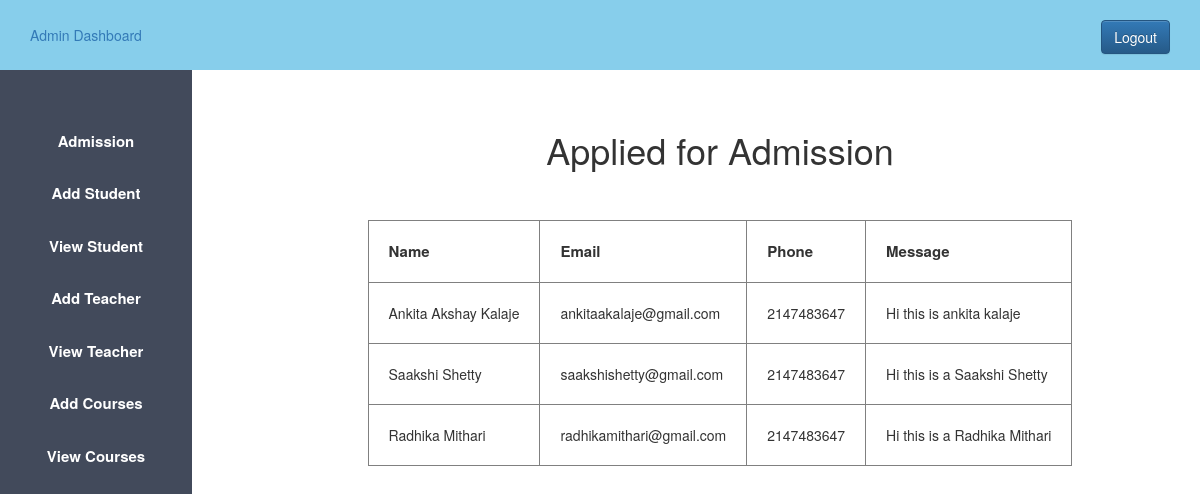
Screenshot of /admission.php (signed in) with the database file from the repository.
### tables this page shows
CREATE TABLE `admission` (
  `id` int(11) NOT NULL,
  `name` varchar(30) DEFAULT NULL,
  `email` varchar(38) DEFAULT NULL,
  `phone` int(20) DEFAULT NULL,
  `message` varchar(50) DEFAULT NULL
);

### admission.php (the view, shortened to what this page needs)
<?php
 $host="localhost";
$user="root";
$password="";
$db="collegeproject";
$data=mysqli_connect($host,$user,$password,$db);
$sql="SELECT * from admission";
$result=mysqli_query($data,$sql);
?>
<!DOCTYPE html>
<html lang="en">
<head>
    <?php
        include 'admin_css.php';
    ?>
</head>
<body>
    <?php
        include 'admin_sidebar.php';
    ?>
 <div class="content">
    <center>
<h1>Applied for Admission</h1>
<br><br>
<table border="1px">
<tr>
    <th style="padding:20px;font-size:15px;">Name</th>
    <th style="padding:20px;font-size:15px;">Email</th>
    <th style="padding:20px;font-size:15px;">Phone</th>
    <th style="padding:20px;font-size:15px;">Message</th>
</tr>
<?php
while($info=$result->fetch_assoc())
{
?>
<tr>
    <td style="padding:20px;">
    <?php
   echo "{$info['name']}";
    ?>
</td>
    <td style="padding:20px;">
    <?php
   echo "{$info['email']}";
    ?>
    </td>
    <td style="padding:20px;">
    <?php
   echo "{$info['phone']}";
    ?>
    </td>
    <td style="padding:20px;">
    <?php
   echo "{$info['message']}";
    ?>
    </td>
</tr>
<?php
}
?>
</table>
</center>
</div>
</body>
</html>

### admin.css (style rules this page uses)
* { margin: 0px; padding: 0px; }
.content { margin-left:20%; margin-top: 5%; }

### rows the page displays
admission: name "Ankita Akshay Kalaje", email "ankitaakalaje@gmail.com", phone "2147483647", message "Hi this is ankita kalaje"
admission: name "Saakshi Shetty", email "saakshishetty@gmail.com", phone "2147483647", message "Hi this is a Saakshi Shetty"
admission: name "Radhika Mithari", email "radhikamithari@gmail.com", phone "2147483647", message "Hi this is a Radhika Mithari"
